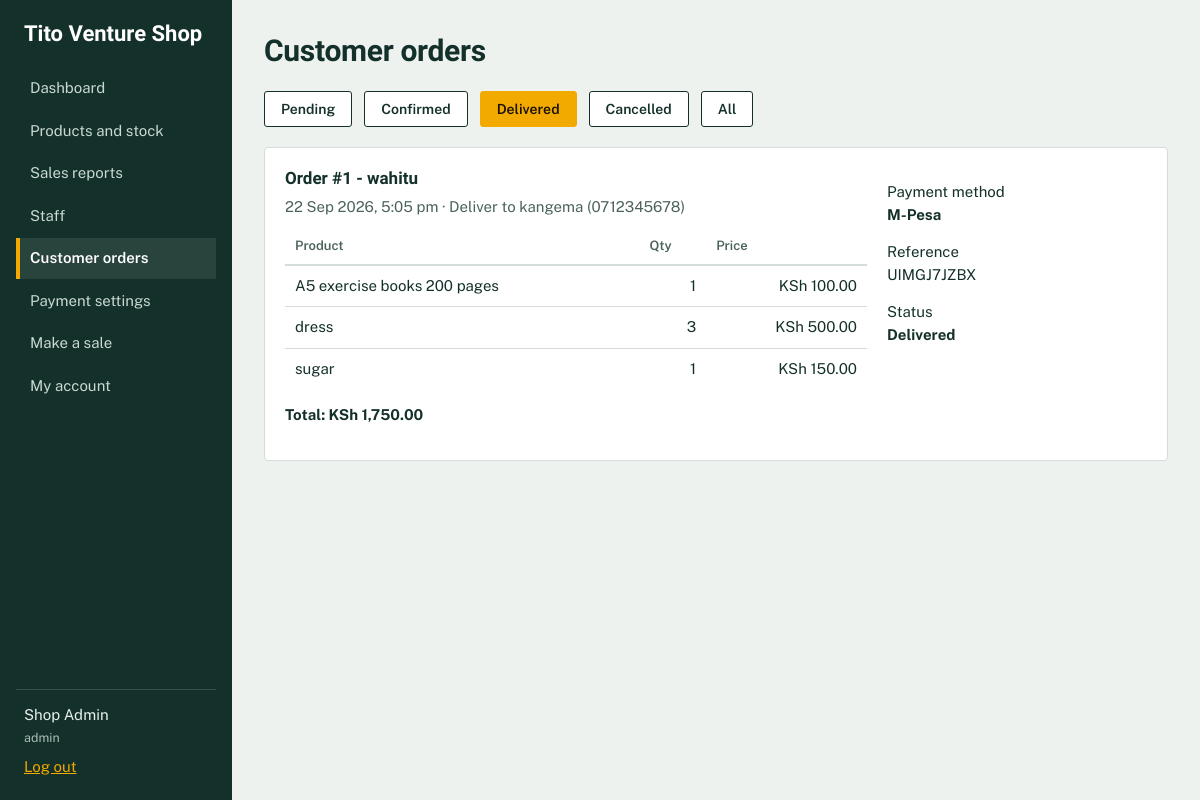
Screenshot of /admin/orders.php?status=delivered (signed in) with the database file from the repository.
### tables this page shows
CREATE TABLE `orders` (
  `id` int(11) NOT NULL,
  `customer_id` int(11) NOT NULL,
  `delivery_phone` varchar(20) NOT NULL,
  `delivery_address` varchar(255) NOT NULL,
  `payment_method` enum('cash','mpesa','bank') NOT NULL,
  `payment_reference` varchar(20) DEFAULT NULL,
  `status` enum('pending','confirmed','delivered','cancelled') NOT NULL DEFAULT 'pending',
  `total` decimal(12,2) NOT NULL,
  `confirmed_sale_id` int(11) DEFAULT NULL,
  `created_at` timestamp NOT NULL DEFAULT current_timestamp()
);

CREATE TABLE `customers` (
  `id` int(11) NOT NULL,
  `name` varchar(100) NOT NULL,
  `phone` varchar(20) NOT NULL,
  `email` varchar(150) DEFAULT NULL,
  `password_hash` varchar(255) NOT NULL,
  `created_at` timestamp NOT NULL DEFAULT current_timestamp()
);

CREATE TABLE `order_items` (
  `id` int(11) NOT NULL,
  `order_id` int(11) NOT NULL,
  `product_id` int(11) NOT NULL,
  `quantity` int(11) NOT NULL,
  `unit_price` decimal(10,2) NOT NULL,
  `subtotal` decimal(12,2) NOT NULL
);

CREATE TABLE `products` (
  `id` int(11) NOT NULL,
  `name` varchar(150) NOT NULL,
  `barcode` varchar(50) DEFAULT NULL,
  `category_id` int(11) DEFAULT NULL,
  `buying_price` decimal(10,2) NOT NULL DEFAULT 0.00,
  `selling_price` decimal(10,2) NOT NULL DEFAULT 0.00,
  `quantity` int(11) NOT NULL DEFAULT 0,
  `reorder_level` int(11) NOT NULL DEFAULT 5,
  `expiry_date` date DEFAULT NULL,
  `created_at` timestamp NOT NULL DEFAULT current_timestamp()
);

### includes/auth.php (called while the page is built, shortened)
<?php
function e($v): string { return htmlspecialchars((string)$v, ENT_QUOTES, 'UTF-8'); }
function money($v): string { return CURRENCY . ' ' . number_format((float)$v, 2); }

### admin/orders.php (the view, shortened to what this page needs)
<?php
require_once __DIR__ . '/../includes/auth.php';
$status = $_GET['status'] ?? 'pending';
$sql = "SELECT o.*, c.name AS customer_name, c.phone AS customer_phone FROM orders o JOIN customers c ON c.id = o.customer_id";
$args = [];
if ($status !== 'all') { $sql .= ' WHERE o.status = ?'; $args[] = $status; }
$sql .= ' ORDER BY o.created_at DESC LIMIT 100';
$st = $pdo->prepare($sql);
$st->execute($args);
$orders = $st->fetchAll();
$itemsByOrder = [];
if ($orders) {
    $ids = array_column($orders, 'id');
    $in = implode(',', array_fill(0, count($ids), '?'));
    $st = $pdo->prepare("SELECT oi.order_id, p.name, oi.quantity, oi.unit_price FROM order_items oi JOIN products p ON p.id = oi.product_id WHERE oi.order_id IN ($in)");
    $st->execute($ids);
    foreach ($st->fetchAll() as $row) { $itemsByOrder[$row['order_id']][] = $row; }
}
include __DIR__ . '/../includes/header.php';
?>
<div class="filters">
  <?php foreach (['pending' => 'Pending', 'confirmed' => 'Confirmed', 'delivered' => 'Delivered', 'cancelled' => 'Cancelled', 'all' => 'All'] as $k => $label): ?>
    <a class="btn <?= $status === $k ? 'primary' : '' ?>" href="?status=<?= e($k) ?>"><?= e($label) ?></a>
  <?php endforeach; ?>
</div>
<?php if (!$orders): ?>
  <p class="empty">No orders with this status.</p>
<?php else: foreach ($orders as $o): ?>
  <section class="panel">
    <div class="split" style="grid-template-columns: 1fr 260px;">
      <div>
        <h2 style="margin-bottom:4px">Order #<?= (int)$o['id'] ?> - <?= e($o['customer_name']) ?></h2>
        <p class="muted" style="margin:0 0 10px">
          <?= e(date('j M Y, g:i a', strtotime($o['created_at']))) ?> &middot;
          Deliver to <?= e($o['delivery_address']) ?> (<?= e($o['delivery_phone']) ?>)
        </p>
        <table class="table"><thead><tr><th>Product</th><th class="r">Qty</th><th class="r">Price</th></tr></thead><tbody>
        <?php foreach ($itemsByOrder[$o['id']] ?? [] as $it): ?>
          <tr><td><?= e($it['name']) ?></td><td class="r"><?= (int)$it['quantity'] ?></td><td class="r"><?= money($it['unit_price']) ?></td></tr>
        <?php endforeach; ?>
        </tbody></table>
        <p><b>Total: <?= money($o['total']) ?></b></p>
      </div>
      <div>
        <p><span class="label">Payment method</span><br><b><?= e(ucfirst($o['payment_method'] === 'mpesa' ? 'M-Pesa' : $o['payment_method'])) ?></b></p>
        <?php if ($o['status'] === 'pending' && $o['payment_method'] !== 'cash'): ?>
          <form method="post" class="inline-form" style="margin-bottom:10px">
            <?= csrf_field() ?><input type="hidden" name="action" value="update_reference"><input type="hidden" name="id" value="<?= (int)$o['id'] ?>">
            <input type="text" name="payment_reference" value="<?= e($o['payment_reference'] ?? '') ?>" placeholder="Payment reference" class="mid">
            <button class="btn small" type="submit">Save</button>
          </form>
        <?php elseif ($o['payment_reference']): ?>
          <p><span class="label">Reference</span><br><?= e($o['payment_reference']) ?></p>
        <?php endif; ?>
        <p><span class="label">Status</span><br><b><?= e(ucfirst($o['status'])) ?></b></p>
      </div>
    </div>
  </section>
<?php endforeach; endif; ?>
<?php include __DIR__ . '/../includes/footer.php'; ?>

### assets/css/style.css (style rules this page uses)
:root { --ink: #14302A; --ink-soft: #4B635C; --paper: #EEF2EF; --panel: #FFFFFF; --line: #D5DDD8; --marigold: #F2A900; --marigold-deep: #8A5F00; --alert: #B3261E; --ok: #1F7A4D; --font-head: "Bricolage Grotesque", "Segoe UI", system-ui, sans-serif; --font-body: "Public Sans", "Segoe UI", system-ui, sans-serif; --font-till: "Courier Prime", "Courier New", monospace; }
* { box-sizing: border-box; }
html { -webkit-text-size-adjust: 100%; }
body { margin: 0; background: var(--paper); color: var(--ink); font: 400 15px/1.5 var(--font-body); }
a { color: var(--ink); }
h1, h2 { font-family: var(--font-head); margin: 0; }
h2 { font-size: 17px; font-weight: 700; margin-bottom: 12px; }
small, .muted { color: var(--ink-soft); }
.panel { background: var(--panel); border: 1px solid var(--line); border-radius: 4px; padding: 18px 20px; margin-bottom: 20px; }
.split { display: grid; grid-template-columns: minmax(0, 1fr) 340px; gap: 20px; align-items: start; }
.table { width: 100%; border-collapse: collapse; }
.table th { text-align: left; font-weight: 600; font-size: 13px; color: var(--ink-soft); padding: 8px 10px; border-bottom: 2px solid var(--line); white-space: nowrap; }
.table td { padding: 9px 10px; border-bottom: 1px solid var(--line); vertical-align: middle; }
.table tr:last-child td { border-bottom: 0; }
.r { text-align: right; }
.filters { display: flex; gap: 12px; align-items: flex-end; flex-wrap: wrap; margin-bottom: 20px; }
.btn { display: inline-block; font: 600 14px var(--font-body); padding: 9px 16px; border-radius: 3px; border: 1px solid var(--ink); background: #fff; color: var(--ink); cursor: pointer; text-decoration: none; text-align: center; }
.btn.primary { background: var(--marigold); border-color: var(--marigold); color: #1A1200; }

### rows the page displays
orders: id "1", customer.name "wahitu", created_at "22 Sep 2026, 5:05 pm", delivery_address "kangema", delivery_phone "0712345678", total "KSh 1,750.00", payment_method "M-Pesa", payment_reference "UIMGJ7JZBX", status "Delivered"
order_items: product.name "A5 exercise books 200 pages", quantity "1", unit_price "KSh 100.00"
order_items: product.name "dress", quantity "3", unit_price "KSh 500.00"
order_items: product.name "sugar", quantity "1", unit_price "KSh 150.00"

### other values shown
SHOP_NAME "Tito Venture Shop"
$user['name'] "Shop Admin"
$user['role'] "admin"
$pageTitle "Customer orders"
$label "Pending"
$label "Confirmed"
$label "Delivered"
$label "Cancelled"
$label "All"
